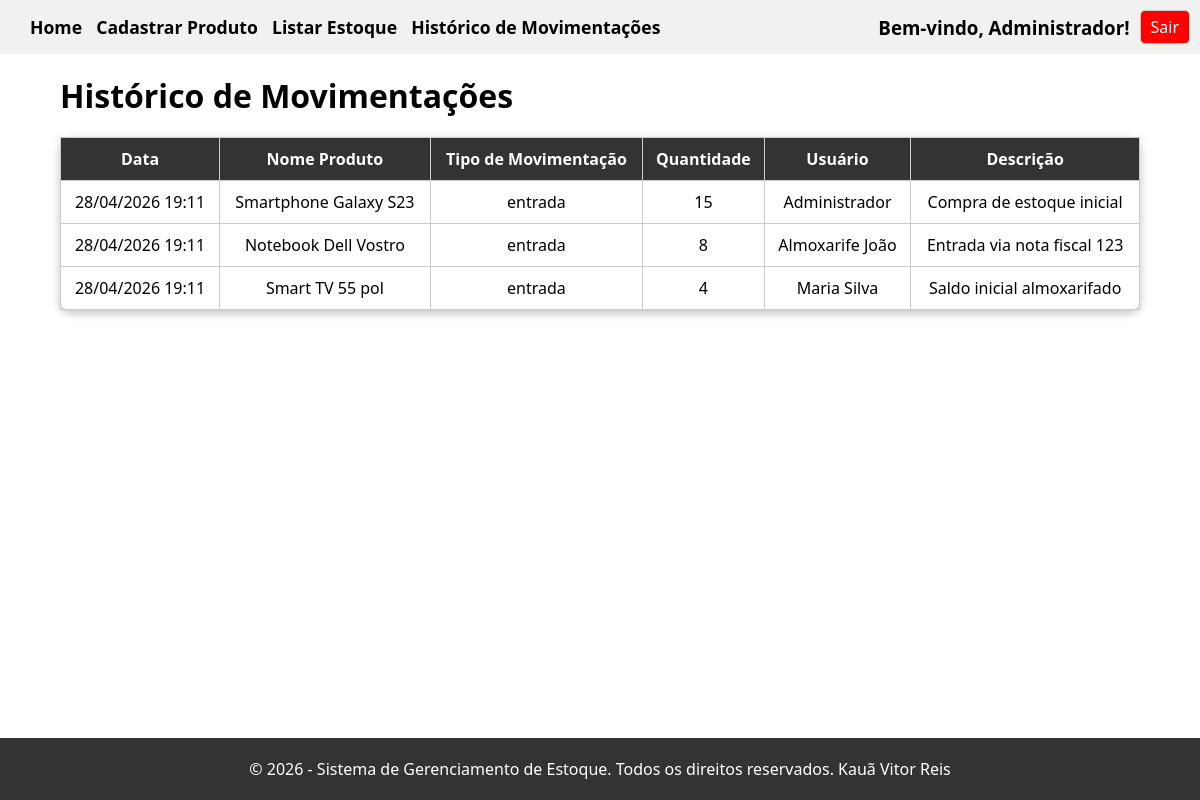
Screenshot of /sistema/php/components/historico_mov.php (signed in) with the database file from the repository.
### tables this page shows
CREATE TABLE IF NOT EXISTS `mov_produto` (
    `id_movimentacao` INT(11) NOT NULL AUTO_INCREMENT,
    `fk_produto` INT(11) NOT NULL,
    `fk_responsavel` INT(11) NOT NULL,
    `tipo_movimentacao` VARCHAR(100) NOT NULL,
    `data_movimentacao` DATETIME NOT NULL,
    `desc_movimentacao` VARCHAR(255) NULL DEFAULT NULL,
    `quantidade_mov` INT(11) NOT NULL,
    PRIMARY KEY (`id_movimentacao`),
    INDEX `fk_mov_produto_produtos1_idx` (`fk_produto` ASC),
    INDEX `fk_mov_produto_usuario1_idx` (`fk_responsavel` ASC),
    CONSTRAINT `fk_mov_produto_produtos1`
        FOREIGN KEY (`fk_produto`)
        REFERENCES `produtos` (`id_produto`)
        ON DELETE NO ACTION
        ON UPDATE NO ACTION,
    CONSTRAINT `fk_mov_produto_usuario1`
        FOREIGN KEY (`fk_responsavel`)
        REFERENCES `usuario` (`id_usuario`)
        ON DELETE NO ACTION
        ON UPDATE NO ACTION);

CREATE TABLE IF NOT EXISTS `produtos` (
    `id_produto` INT(11) NOT NULL AUTO_INCREMENT,
    `nome_produto` VARCHAR(100) NOT NULL,
    `marca_produto` VARCHAR(50) NOT NULL,
    `qtd_produto` INT(11) NOT NULL,
    `min_qtd_produto` INT(11) NOT NULL,
    `fk_responsavel_cadastro` INT(11) NOT NULL,
    `data_cadastro` DATETIME NOT NULL,
    `descricao_produto` TEXT NULL DEFAULT NULL,
    `preco_produto` DECIMAL(10,2) NULL DEFAULT NULL,
    PRIMARY KEY (`id_produto`),
    INDEX `fk_produtos_usuario_idx` (`fk_responsavel_cadastro` ASC),
    CONSTRAINT `fk_produtos_usuario`
        FOREIGN KEY (`fk_responsavel_cadastro`)
        REFERENCES `usuario` (`id_usuario`)
        ON DELETE NO ACTION
        ON UPDATE NO ACTION);

CREATE TABLE IF NOT EXISTS `usuario` (
    `id_usuario` INT(11) NOT NULL AUTO_INCREMENT,
    `nome_usuario` VARCHAR(150) NOT NULL,
    `senha_usuario` VARCHAR(255) NOT NULL,
    `nivel_usuario` TINYINT(1) NULL DEFAULT NULL,
    `senha_padrao` TINYINT(1) NULL DEFAULT 0,
    `email_usuario` VARCHAR(101) NOT NULL,
    PRIMARY KEY (`id_usuario`));

### sistema/php/components/historico_mov.php (the view, shortened to what this page needs)
<!DOCTYPE html>
<html lang="pt-br">
<head>
    <link rel="stylesheet" href="../../css/style.css">
</head>
<body>
    <?php
    include 'cabecalho.php';
    ?>
    <main class="main-listagem">
        <div class="header-listagem">
            <h1 class="text-center">Histórico de Movimentações</h1>
        </div>
        <table class="tabela-dados">
            <thead>
                <tr>
                    <th>Data</th>
                    <th>Nome Produto</th>
                    <th>Tipo de Movimentação</th>
                    <th>Quantidade</th>
                    <th>Usuário</th>
                    <th>Descrição</th>
                </tr>
            </thead>
            <tbody>
                <?php
                $sql = "SELECT
                    mov_produto.data_movimentacao,
                    produtos.nome_produto,
                    mov_produto.tipo_movimentacao,
                    mov_produto.quantidade_mov,
                    usuario.nome_usuario,
                    mov_produto.desc_movimentacao
                FROM
                    mov_produto
                INNER JOIN produtos ON produtos.id_produto = mov_produto.fk_produto
                INNER JOIN usuario ON mov_produto.fk_responsavel = usuario.id_usuario
                ORDER BY mov_produto.data_movimentacao DESC";
                $result = $conn->query($sql);
                while ($row = $result->fetch_assoc()) {
                    echo "<tr>";
                    $dataFormatada = date('d/m/Y H:i', strtotime($row["data_movimentacao"]));
                    echo "<td>" . $dataFormatada . "</td>";
                    echo "<td>" . $row["nome_produto"] . "</td>";
                    echo "<td>" . $row["tipo_movimentacao"] . "</td>";
                    echo "<td>" . $row["quantidade_mov"] . "</td>";
                    echo "<td>" . $row["nome_usuario"] . "</td>";
                    echo "<td>" . $row["desc_movimentacao"] . "</td>";
                    echo "</tr>";
                }
                ?>
            </tbody>
        </table>
    </main>
    <?php include 'rodape.php'; ?>
</body>
</html>

### sistema/php/components/cabecalho.php (shortened to what this page needs)
<?php
if (isset($_SESSION["usuario"])) {
    $usuario = $_SESSION["usuario"];
} else {
    header("Location: ../../index.php");
    exit();
}
?>
<header id="cabecalho">
    <nav>
        <ul>
            <li><a href="inicio.php">Home</a></li>
            <li><a href="cadastro_produto.php">Cadastrar Produto</a></li>
            <li><a href="listar_produtos.php">Listar Estoque</a></li>
            <li><a href="historico_mov.php">Histórico de Movimentações</a></li>
        </ul>
        <div id="info-user">
            <h3 id="user">Bem-vindo,
                <?php echo $usuario; ?>!
            </h3>
            <a href="../api/logout.php" id="btn-sair">Sair</a>
        </div>
    </nav>
</header>

### sistema/php/components/rodape.php
<footer id="rodape">
    <p>&copy; <?php echo date('Y'); ?> - Sistema de Gerenciamento de Estoque. Todos os direitos reservados. Kauã Vitor Reis</p>
</footer>

### sistema/css/style.css (style rules this page uses)
* { margin: 0; padding: 0; box-sizing: border-box; font-family: 'Segoe UI', Tahoma, Geneva, Verdana, sans-serif; }
body { display: flex; flex-direction: column; min-height: 100vh; }
main { flex: 1; }
a { text-decoration: none; }
.text-center { text-align: center; }
nav { background-color: #f1f1f1; padding: 10px; width: 100%; display: flex; justify-content: space-between; align-items: center; }
#cabecalho { width: 100%; }
nav ul { list-style: none; margin-left: 20px; }
nav ul li { display: inline-block; margin-right: 10px; }
#info-user { display: flex; align-items: center; gap: 10px; }
.main-listagem table { width: 90%; margin: 0 auto; border-collapse: collapse; box-shadow: 0px 3px 10px rgba(0, 0, 0, 0.25); border-radius: 10px; }
.main-listagem th, .main-listagem td { padding: 10px; border: 1px solid #ccc; }
.main-listagem th { background-color: #343333; border-top: 3px solid #343333; color: white; }
.tabela-dados { width: 90%; margin: 0 auto; border-collapse: collapse; }
.tabela-dados th, .tabela-dados td { padding: 10px; border: 1px solid #ccc; text-align: center; }
.header-listagem { display: flex; justify-content: space-between; align-items: center; width: 90%; margin: 0 auto; margin-top: 20px; margin-bottom: 20px; }
#rodape { width: 100%; padding: 20px; background-color: #333; color: white; text-align: center; margin-top: 50px; }

### rows the page displays
mov_produto: data_movimentacao "28/04/2026 19:11", fk_produto.nome_produto "Smartphone Galaxy S23", tipo_movimentacao "entrada", quantidade_mov "15", fk_responsavel.nome_usuario "Administrador", desc_movimentacao "Compra de estoque inicial"
mov_produto: data_movimentacao "28/04/2026 19:11", fk_produto.nome_produto "Notebook Dell Vostro", tipo_movimentacao "entrada", quantidade_mov "8", fk_responsavel.nome_usuario "Almoxarife João", desc_movimentacao "Entrada via nota fiscal 123"
mov_produto: data_movimentacao "28/04/2026 19:11", fk_produto.nome_produto "Smart TV 55 pol", tipo_movimentacao "entrada", quantidade_mov "4", fk_responsavel.nome_usuario "Maria Silva", desc_movimentacao "Saldo inicial almoxarifado"

### other values shown
$usuario "Administrador"
